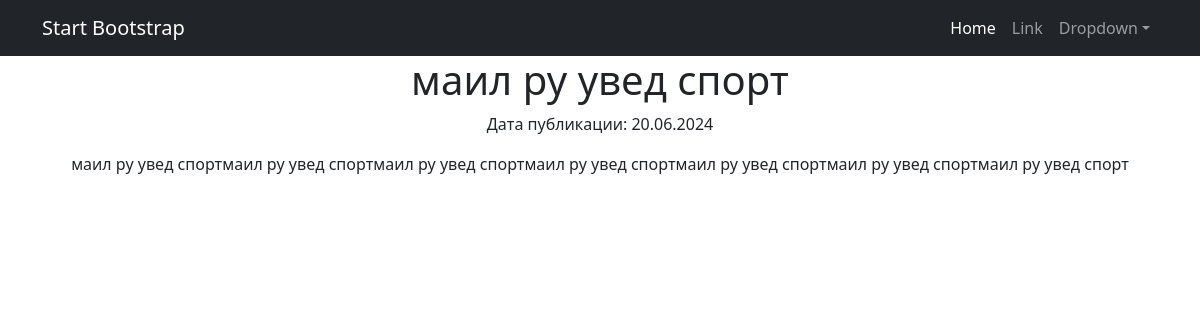
Screenshot of /news/69/ with the database file from the repository.
### news/models.py (models this page shows, shortened)
class Article(models.Model):
    title = models.CharField(max_length=255)
    content = models.TextField()
    category = models.ForeignKey(Category, related_name='articles', on_delete=models.CASCADE)
    created_at = models.DateTimeField(auto_now_add=True)
    class Meta:
        managed = False
        db_table = 'news_post'

### news/views.py (the view)
# urls.py: path('news/<int:pk>/', views.news_detail, name='news_detail'),
def news_detail(request, pk):
    news_item = get_object_or_404(Post, pk=pk)
    return render(request, 'news/news_detail.html', {'news_item': news_item})

### news/templates/news/news_detail.html (shortened to what this page needs)
{% extends 'flatpages/default.html' %}
{% load custom_filters %}
{% block content %}
<h1>{{ news_item.title }}</h1>
<p>Дата публикации: {{ news_item.created_at|date:"d.m.Y" }}</p>
<p>{{ news_item.content }}</p>
{% endblock %}

### rows the page displays
Article: title "маил ру увед спорт", created_at "20.06.2024", content "маил ру увед спортмаил ру увед спортмаил ру увед спортмаил ру увед спортмаил ру увед спортмаил ру увед спортмаил ру увед спорт"
